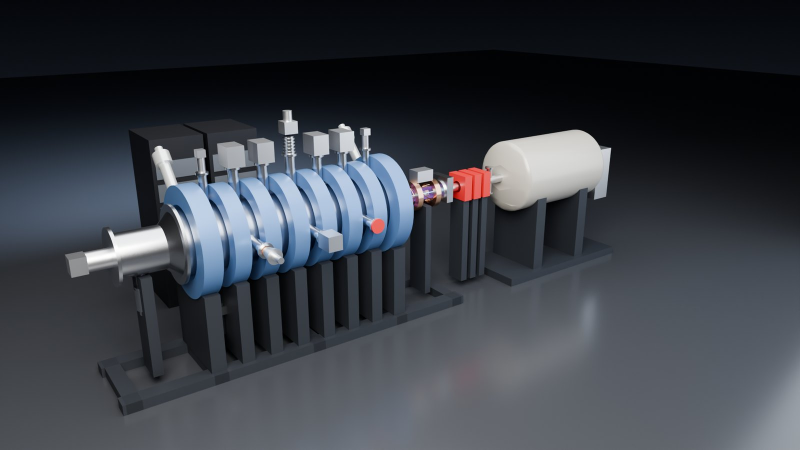
#> input picture docs/assets/renders/pdx1_hero.jpg, 1600 x 900 px (shown at 1/2 size); the run also reads 1 picture not shown here
$ python -i make_video.py   (imports and definitions only)
#> lines starting #> are read from the running program, lines starting #| are printed output that depends on the picture
"""PDX-1 explainer video: narrated scenes (macOS `say`) over renders, charts and diagrams.

Output: video/out/PDX1_explainer.mp4 (1920x1080, 30 fps, H.264/AAC) + captions (.srt).
"""
from __future__ import annotations

import shutil
import subprocess
from pathlib import Path

from PIL import Image, ImageDraw, ImageEnhance, ImageFont

HERE = Path(__file__).resolve().parent
PROTO = HERE.parent
OUT = HERE / "out"
WORK = OUT / "work"
# [1 line not run here, left out]
FFMPEG = shutil.which("ffmpeg")
FFPROBE = shutil.which("ffprobe")
VOICE, RATE = "Daniel", 168
W, H, FPS = 1920, 1080, 30
NAVY, INK, MUTED, ACCENT = (13, 22, 40), (29, 36, 51), (96, 104, 122), (232, 131, 58)
FB = "/System/Library/Fonts/Supplemental/Arial Bold.ttf"
FR = "/System/Library/Fonts/Supplemental/Arial.ttf"
R = PROTO / "renders" / "out"
S = PROTO / "sim" / "out"
D = PROTO / "diagrams" / "out"
G = PROTO / "drawings" / "out"


def f(path, size):
    return ImageFont.truetype(path, size)


# [50 lines left out: functions wrap, caption_band, chart_slide, render_slide, not called in this run]


def title_slide(scene):
    img = Image.open(R / "pdx1_hero.png").convert("RGB").resize((W, H), Image.LANCZOS)
    img = ImageEnhance.Brightness(img).enhance(0.42)
    d = ImageDraw.Draw(img)
    d.text((110, 330), "PDX-1", font=f(FB, 150), fill="white")
    d.text((116, 520), "A concept test stand for p–¹¹B alpha-channeling research", font=f(FR, 50), fill=(225, 232, 245))
    d.text((116, 600), "CAD · simulation · prototype renders · validation", font=f(FR, 38), fill=(255, 175, 110))
    d.text((116, 900), "PARC-Delta research programme  ·  concept study, not a reactor or power plant", font=f(FR, 30), fill=(170, 182, 205))
    out = WORK / f"{scene}.png"
    img.save(out)
    return out


# [14 lines left out: function end_slide, not called in this run]


SCENES = [
    ("s01", "title", None, "",
     "This is P D X one: a concept test stand for the PARC Delta research programme on proton boron eleven fusion and "
     "alpha channeling. Everything you will see was designed, simulated and rendered from one shared set of parameters."),
    ("s02", "turntable", None, "6.9 m linear mirror · 0.675 MeV protons → 1 µm ¹¹B foil at the centre of a 3 T HTS magnet",
     "P D X one is a six point nine metre linear mirror. A seven hundred kilovolt accelerator fires six hundred and seventy five "
     "kilo electron volt protons through a helicon plasma source, onto a one micron boron eleven foil at the centre of a three tesla superconducting magnet."),
    ("s03", "render", R / "pdx1_hero_annotated.png", "2 mirror + 6 main REBCO coils at 20 K · 4 IBW antennas · α, wave and heating diagnostics",
     "The central cell has two mirror coils and six main coils, all high temperature superconductor at twenty kelvin, four "
     "Faraday shielded ion Bernstein wave antennas, and diagnostics for alpha particles, waves and proton heating."),
    ("s04", "render", R / "pdx1_cutaway_annotated.png", "The orange orbits are simulated trajectories from the PARC-Delta α0/α1 birth source — not artwork",
     "Inside, each fusion reaction makes three alpha particles. The orange orbits are not artwork. They are simulated "
     "trajectories from the PARC Delta birth source model, pushed through the simulated magnetic field."),
    ("s05", "chart", S / "fig_magnet_axis.png", "B0 = 3.00 T, mirror ratio 1.63 · ~10 T on the mirror windings → design moved from NbTi to REBCO HTS",
     "The magnet simulation gives three point zero tesla at the centre and a mirror ratio of one point six three. It also "
     "flagged about ten tesla on the mirror windings, beyond practical niobium titanium margins, so the design moved to REBCO."),
    ("s06", "chart", S / "fig_alpha_phase_space.png", "Solver check: simulated end loss 39.67% vs analytic loss cone 39.69%",
     "The orbit solver was checked against theory. Alphas inside the magnetic loss cone escape, and the simulated end loss "
     "of thirty nine point seven percent matches the analytic prediction."),
    ("s07", "chart", S / "fig_alpha_fate_vs_B.png", "Wall loss falls from 76% at 1 T to 0.1% at 3 T — why the design point is 3 T",
     "Scanning the field shows why three tesla was chosen. Wall losses fall from seventy six percent at one tesla to about zero point one percent."),
    ("s08", "chart", S / "fig_alpha_budget.png", "Honest finding: µA beam-foil alphas are ~10⁹× too sparse to self-excite IBWs → Phase 2 needs a surrogate fast-ion source",
     "The simulations also told us something important. An on axis foil re intersects many trapped alphas within microseconds, "
     "and a microamp beam makes roughly a billion times too few alphas to drive the waves on their own. So phase one measures "
     "the birth spectrum, and phase two needs a surrogate energetic ion source."),
    ("s09", "chart", S / "fig_resonance_map.png", "Channels A1–A4 (57.6–126.6 MHz) sit between alpha harmonics; retuning moves each resonance layer along the axis",
     "The four antenna channels, from fifty seven to one hundred and twenty seven megahertz, sit between alpha cyclotron harmonics. "
     "Because the field varies along the axis, retuning a channel moves its resonance layer. That is the actuator for the scheduler."),
    ("s10", "chart", D / "d2_control_loop.png", "Hypothesis under test — not a demonstrated result",
     "The hypothesis under test is that a distribution aware scheduler, which senses, estimates, decides and acts every cycle, "
     "can steer more alpha energy into protons than a fixed wave baseline, with the same R F budget."),
    ("s11", "chart", D / "d3_energy_flow.png", "The baseline to beat: ~73% of alpha energy to electrons (reactor-like), 99.9% at bench temperature",
     "This is the baseline to beat. In a reactor like plasma, about seventy three percent of alpha energy goes to electrons. At bench temperature, nearly all of it."),
    ("s12", "chart", D / "d4_validation.png", "76/76 tests · v1.6 reproduced to 7.5e-10 · nonlinear and irreversible-heating gates still open",
     "On the software side, all seventy six tests pass, and the full version one point six campaign reproduced to better than one part in a billion. "
     "The nonlinear and irreversible heating gates remain open, and we say so."),
    ("s13", "chart", G / "PDX1-GA-001_paper_hi.png", "General arrangement PDX1-GA-001 (A0, 1:10) generated headlessly in CADCraft from the same parameter file",
     "The general arrangement drawing was generated in CAD Craft from the same parameters, alongside a STEP model ready for engineering review."),
    ("s14", "chart", D / "d5_roadmap.png", "Each phase has a falsifiable exit test",
     "Next: close the collision gap, build the magnet and beam target stage, then test the scheduler against fair baselines. Each phase has a falsifiable exit test."),
    ("s15", "end", None, "", "Every number here is simulated, and every open question is stated. Thank you."),
]


# [56 lines left out: functions duration, srt_time, main, not called in this run]


TITLES = {
    "s05": "Magnet: field on axis", "s06": "Orbit solver vs theory", "s07": "Choosing the field",
    "s08": "Alpha inventory budget", "s09": "IBW channel plan", "s10": "The hypothesis",
    "s11": "Baseline to beat", "s12": "Validation status", "s13": "Engineering drawing", "s14": "Roadmap",
}

# [2 lines not run here, left out]

>>> import cv2
>>> picture = cv2.imread('../../docs/assets/renders/pdx1_hero.jpg', cv2.IMREAD_GRAYSCALE)
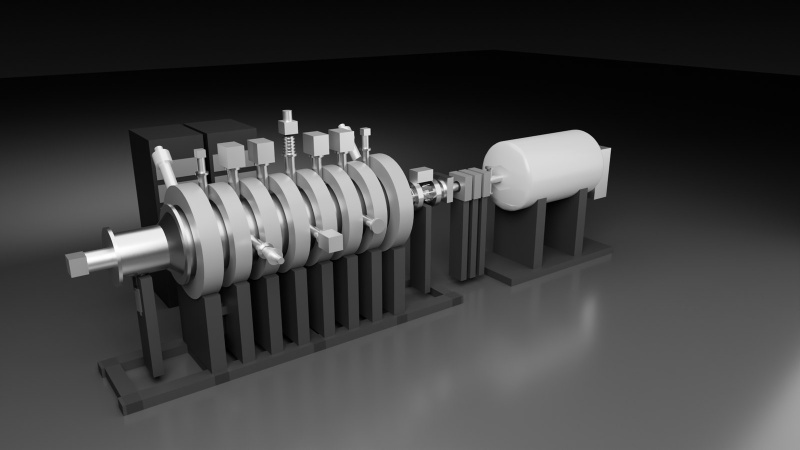
#> picture: shape (900, 1600) (shown at 1/2 size); min 0, max 255, mean 61.8
>>> result = title_slide(picture)
#> in title_slide, `img = ImageEnhance.Brightness(img).enhance(0.42)`:
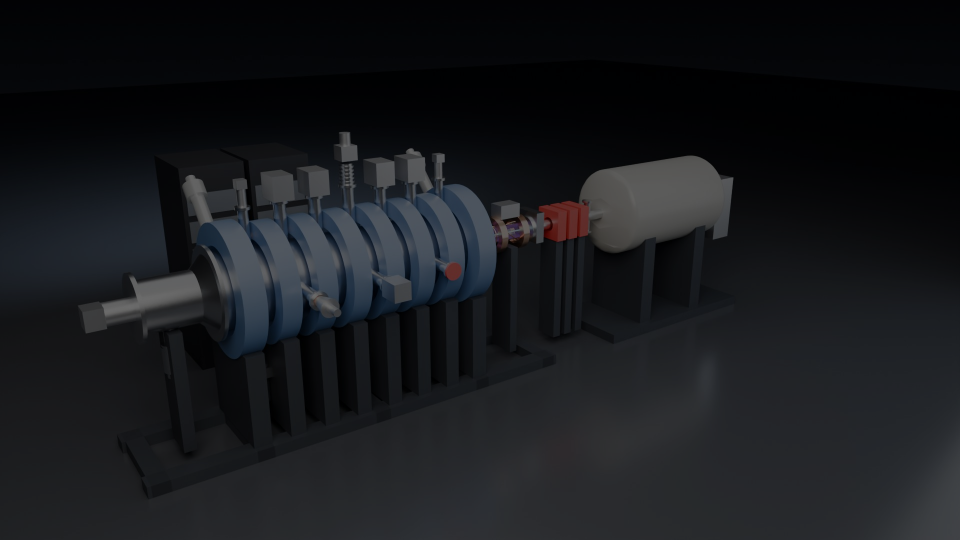
#> img: PIL image 1920x1080 RGB (shown at 1/2 size); mean R, G, B 23.9, 25.6, 28.8
#> in title_slide, `img.save(out)`:
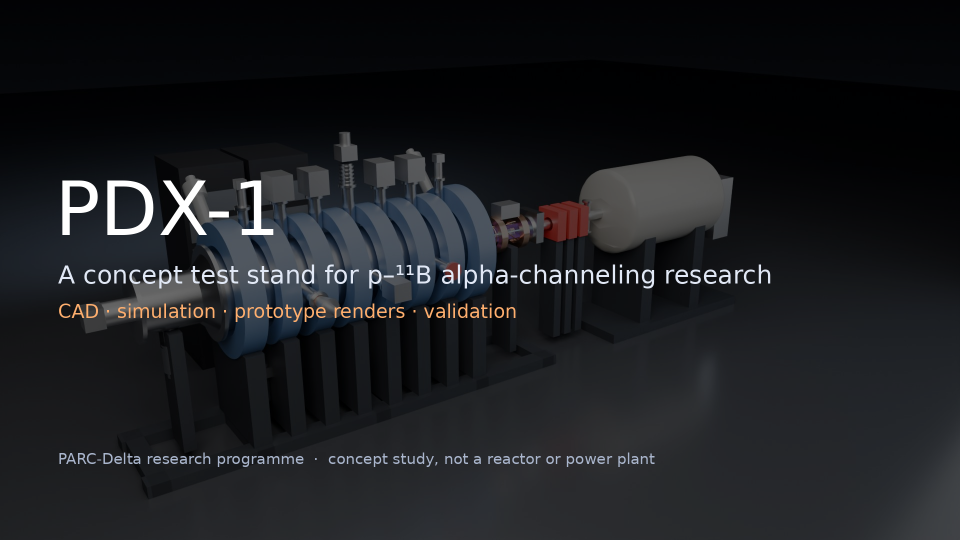
#> saved as [[  6   6   6 ...   6   6   6]
 [  6   6   6 ...   6   6   6]
 [  6   6   6 ...   6   6   6]
 ...
 [ 81  81  81 ... 156 157 158]
 [ 81  81  81 ... 157 158 159]
 [ 81  81  81 ... 158 160 161]].png: PIL image 1920x1080 RGB (shown at 1/2 size); mean R, G, B 27.8, 29.3, 32.4
